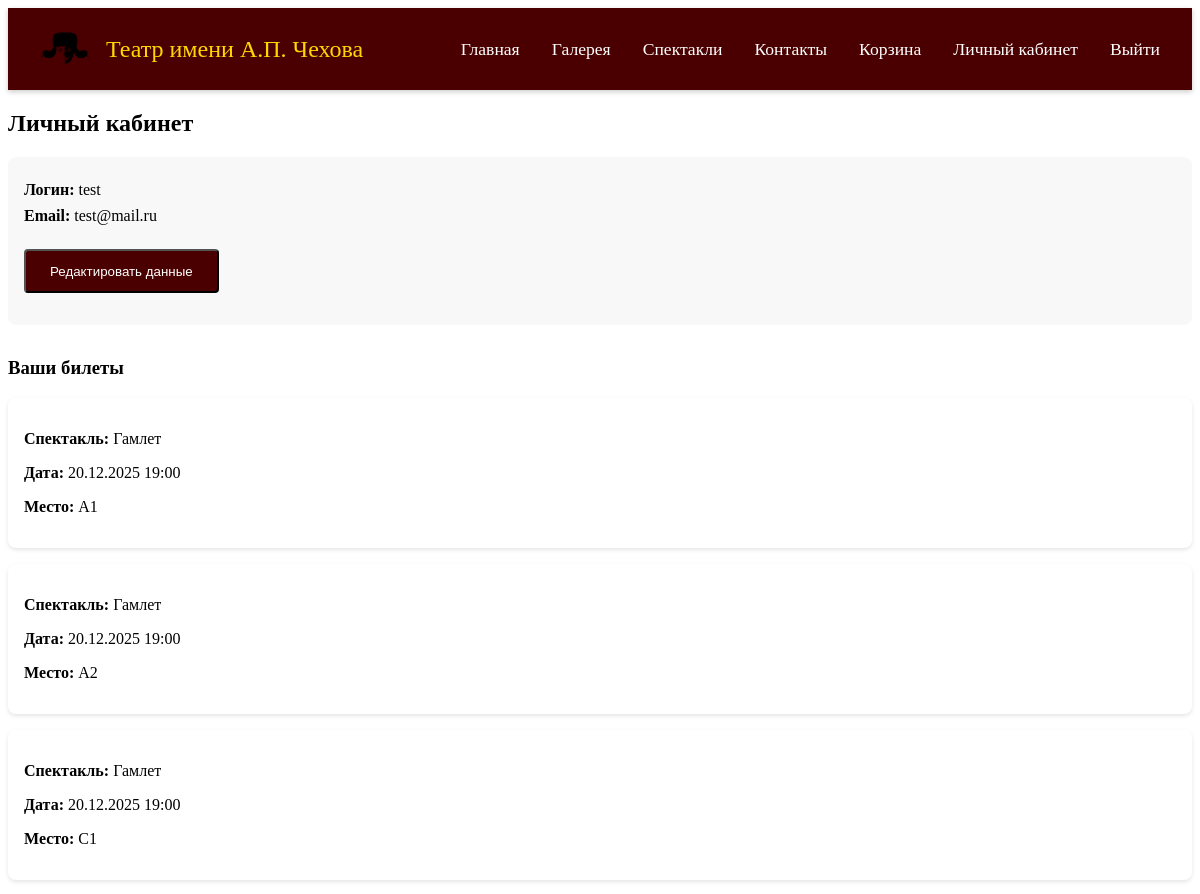
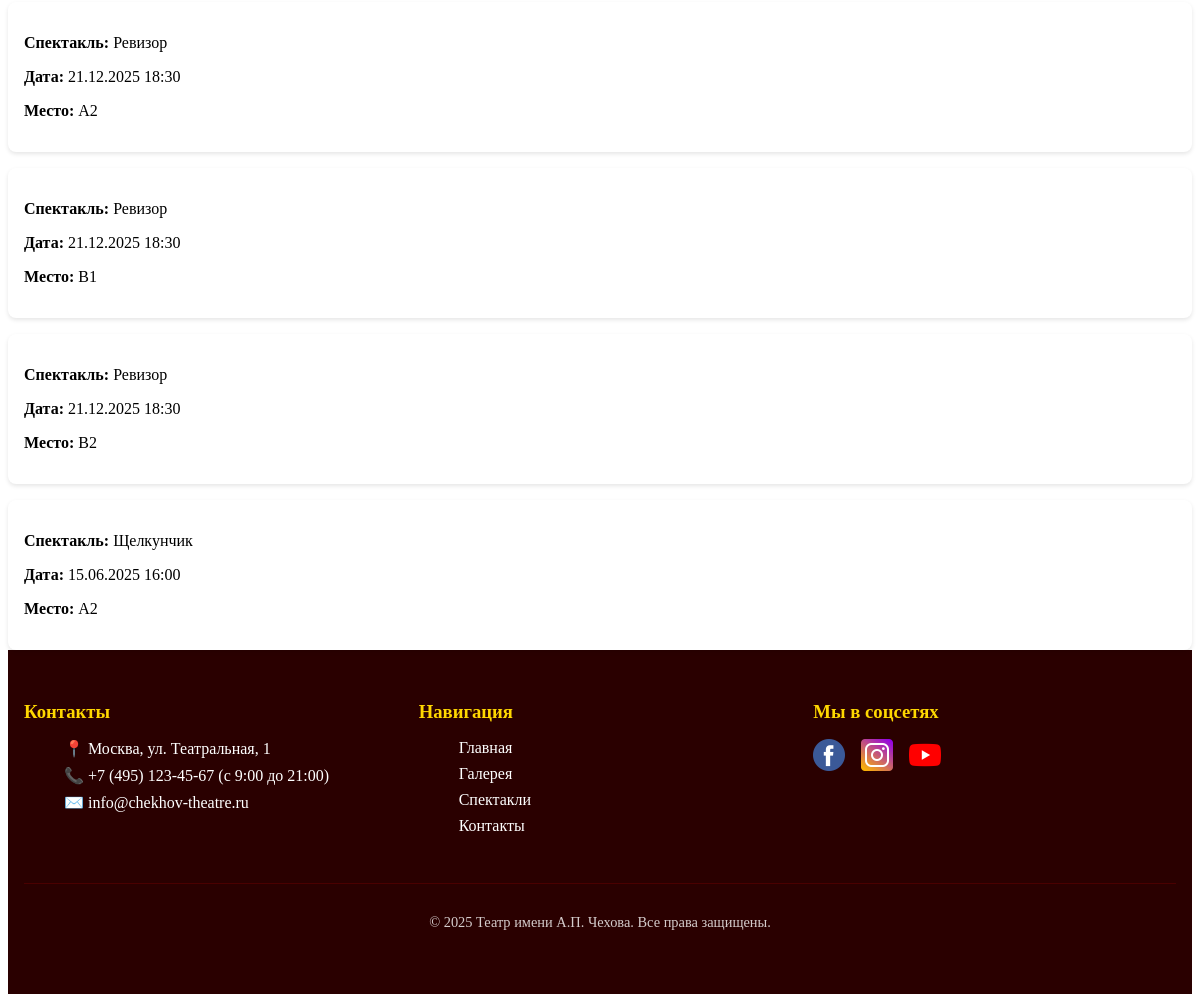
The app's page /pages/profile.php (signed in) with its own data (2 pictures, top to bottom).
### tables this page shows
CREATE TABLE `users` (
  `user_id` int(11) NOT NULL,
  `username` varchar(50) NOT NULL,
  `email` varchar(100) NOT NULL,
  `password_hash` varchar(255) NOT NULL,
  `created_at` datetime NOT NULL DEFAULT CURRENT_TIMESTAMP
);

CREATE TABLE `tickets` (
  `ticket_id` int(11) NOT NULL,
  `event_id` int(11) NOT NULL,
  `seat_number` varchar(10) NOT NULL,
  `price` decimal(10,2) NOT NULL,
  `status` enum('available','booked','sold') NOT NULL DEFAULT 'available',
  `user_id` int(11) DEFAULT NULL
);

CREATE TABLE `plays` (
  `play_id` int(11) NOT NULL,
  `title` varchar(200) NOT NULL,
  `genre_id` int(11) DEFAULT NULL,
  `duration` int(11) DEFAULT NULL,
  `premiere_year` year(4) DEFAULT NULL,
  `poster_url` varchar(255) DEFAULT 'default-poster.jpg'
);

CREATE TABLE `schedule` (
  `event_id` int(11) NOT NULL,
  `play_id` int(11) NOT NULL,
  `hall_id` int(11) NOT NULL,
  `date_time` datetime NOT NULL
);

### pages/profile.php (the view, shortened to what this page needs)
<?php
include_once '../includes/config.php';
include_once '../includes/header.php';
$user_id = $_SESSION['user_id'];
$sql = "SELECT username, email FROM users WHERE user_id = ?";
$stmt = $conn->prepare($sql);
$stmt->bind_param("i", $user_id);
$stmt->execute();
$result = $stmt->get_result();
$user = $result->fetch_assoc();
$tickets_sql = "SELECT tickets.*, plays.title, schedule.date_time
                FROM tickets
                JOIN schedule ON tickets.event_id = schedule.event_id
                JOIN plays ON schedule.play_id = plays.play_id
                WHERE tickets.user_id = ?";
$tickets_stmt = $conn->prepare($tickets_sql);
$tickets_stmt->bind_param("i", $user_id);
$tickets_stmt->execute();
$tickets_result = $tickets_stmt->get_result();
?>
<section class="profile">
    <h2>Личный кабинет</h2>
    <div class="user-info">
        <p><strong>Логин:</strong> <?= htmlspecialchars($user['username']) ?></p>
        <p><strong>Email:</strong> <?= htmlspecialchars($user['email']) ?></p>
        <button id="editProfileBtn" class="btn">Редактировать данные</button>
    </div>
    <h3>Ваши билеты</h3>
    <div class="tickets-list">
        <?php if ($tickets_result && mysqli_num_rows($tickets_result) > 0): ?>
            <?php while ($ticket = mysqli_fetch_assoc($tickets_result)): ?>
                <div class="ticket-card">
                    <p><strong>Спектакль:</strong> <?= htmlspecialchars($ticket['title']) ?></p>
                    <p><strong>Дата:</strong> <?= date('d.m.Y H:i', strtotime($ticket['date_time'])) ?></p>
                    <p><strong>Место:</strong> <?= htmlspecialchars($ticket['seat_number']) ?></p>
                </div>
            <?php endwhile; ?>
        <?php else: ?>
            <p>У вас пока нет билетов.</p>
        <?php endif; ?>
    </div>
</section>
<?php include_once '../includes/footer.php'; ?>

### assets/css/style.css (style rules this page uses)
.btn { display: inline-block; background: #4a0000; color: white; padding: 0.8rem 1.5rem; border-radius: 4px; text-decoration: none; margin-top: 1rem; }
.tickets-list { display: grid; gap: 1rem; }
.ticket-card { background: #fff; padding: 1rem; border-radius: 8px; box-shadow: 0 2px 4px rgba(0, 0, 0, 0.1); }
#editProfileBtn { margin-bottom: 1rem; }
.user-info { background: #f8f8f8; padding: 1rem; border-radius: 8px; margin-bottom: 2rem; }
.user-info p { margin: 0.5rem 0; }

### records on screen
users: username "test", email "test@mail.ru"
tickets: plays.title "Гамлет", event.date_time "20.12.2025 19:00", seat_number "A1"
tickets: plays.title "Гамлет", event.date_time "20.12.2025 19:00", seat_number "A2"
tickets: plays.title "Гамлет", event.date_time "20.12.2025 19:00", seat_number "C1"
tickets: plays.title "Ревизор", event.date_time "21.12.2025 18:30", seat_number "A2"
tickets: plays.title "Ревизор", event.date_time "21.12.2025 18:30", seat_number "B1"
tickets: plays.title "Ревизор", event.date_time "21.12.2025 18:30", seat_number "B2"
tickets: plays.title "Щелкунчик", event.date_time "15.06.2025 16:00", seat_number "A2"
